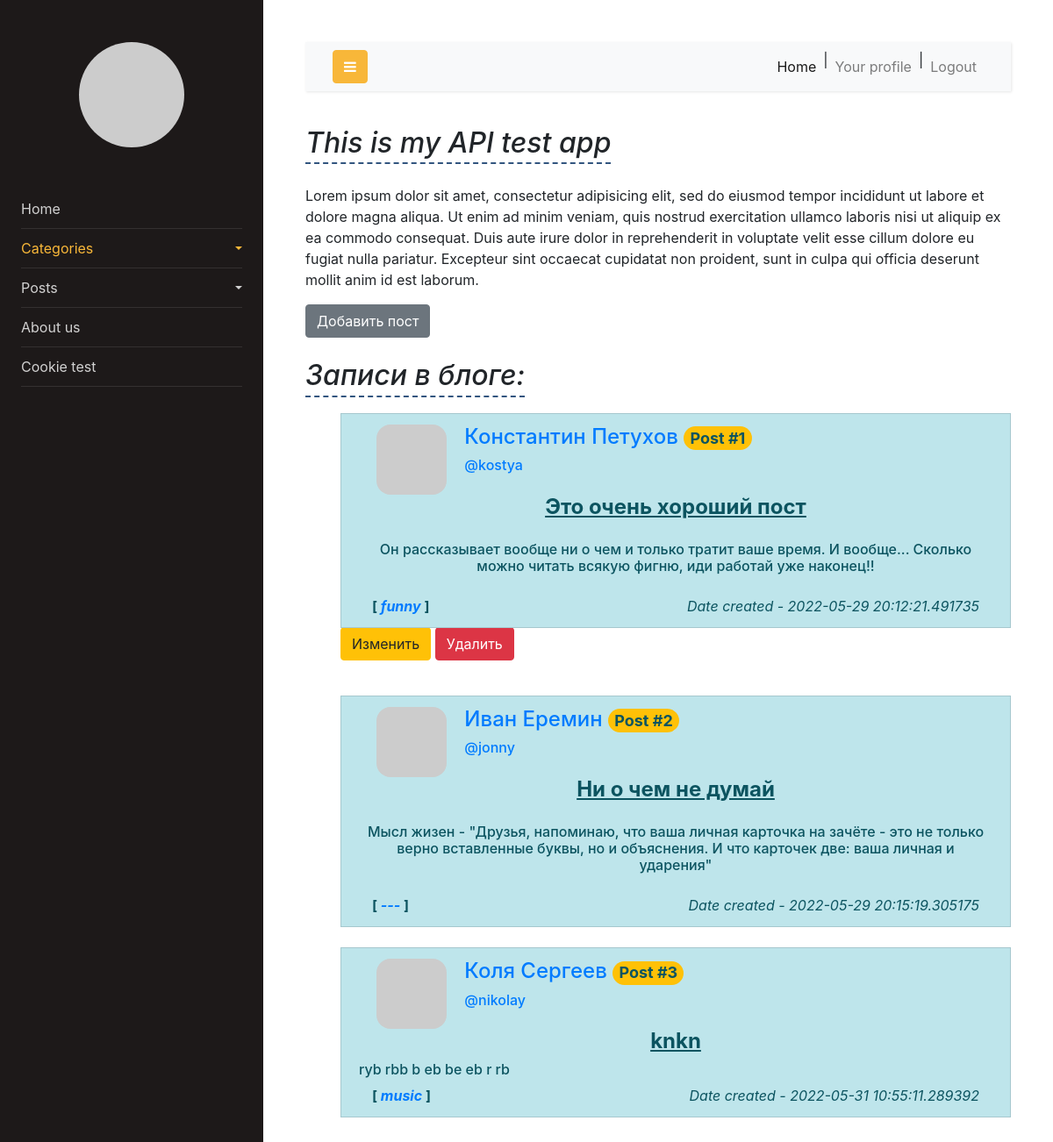
The page / (signed in) on the database its author committed.
### app/data/posts.py (models this page shows)
class Post(SqlAlchemyBase):
    __tablename__ = 'posts'
    id = sqlalchemy.Column(sqlalchemy.Integer,
                           primary_key=True, autoincrement=True)
    user_id = sqlalchemy.Column(sqlalchemy.Integer,
                                sqlalchemy.ForeignKey("users.id"))
    title = sqlalchemy.Column(sqlalchemy.String, nullable=False)
    is_private = sqlalchemy.Column(sqlalchemy.Boolean)
    created = sqlalchemy.Column(sqlalchemy.DateTime, default=datetime.now())
    category = sqlalchemy.Column(sqlalchemy.String, nullable=False, index=True)
    text = sqlalchemy.Column(sqlalchemy.String, nullable=True)
    author = orm.relation('User')

### app/data/user.py (models this page shows, shortened)
class User(SqlAlchemyBase, UserMixin):
    __tablename__ = 'users'
    id = sqlalchemy.Column(sqlalchemy.Integer, primary_key=True, autoincrement=True)
    username = sqlalchemy.Column(sqlalchemy.String, nullable=False, index=True)
    name = sqlalchemy.Column(sqlalchemy.String, nullable=False)
    surname = sqlalchemy.Column(sqlalchemy.String, nullable=False)
    email = sqlalchemy.Column(sqlalchemy.String, nullable=False, index=True)
    password = sqlalchemy.Column(sqlalchemy.String, nullable=False)
    created_date = sqlalchemy.Column(sqlalchemy.DateTime,
                                     default=datetime.datetime.now, autoincrement=True)
    posts = orm.relation('Post', back_populates='author')
    def avatar(self, size):
        return 'http://www.gravatar.com/avatar/' + md5(self.email.encode()).hexdigest() + '?d=identicon&s=' + str(size)

### main.py (the view)
@main_app.route('/')
def root():
    db_sess = db_session.create_session()
    posts = db_sess.query(Post).all()
    categories = []
    show_buttons = []
    for post in posts:
        categories.append(post.category)
        if current_user.is_authenticated and current_user == post.author:
            show_buttons.append(1)
        else:
            show_buttons.append(0)
    return render_template('main.html', he=current_user, posts=posts, show_buttons=show_buttons,
                           categories=categories)

### app/app_file.py (called while the page is built)
@main_app.login_manager.user_loader
def load_user(user_id):
    db_sess = db_session.create_session()
    return db_sess.query(User).filter(User.id == user_id).first()

### app/data/db_session.py (called while the page is built)
def create_session() -> Session:
    global __factory
    return __factory()

### app/templates/main.html
{% extends "index.html" %}
{% block content %}
<h2 class="mb-4">This is my API test app</h2>
<p>Lorem ipsum dolor sit amet, consectetur adipisicing elit, sed do eiusmod tempor incididunt ut labore et dolore magna aliqua. Ut enim ad minim veniam, quis nostrud exercitation ullamco laboris nisi ut aliquip ex ea commodo consequat. Duis aute irure dolor in reprehenderit in voluptate velit esse cillum dolore eu fugiat nulla pariatur. Excepteur sint occaecat cupidatat non proident, sunt in culpa qui officia deserunt mollit anim id est laborum.</p>
{% if he.is_authenticated %}
    <a href="/create_post" class="btn btn-secondary">Добавить пост</a>
{% endif %}
<br>
<br>
{% if posts %}
    <h2>Записи в блоге:</h2>
{% endif %}
<ul style="margin-top:10px;">
{% for post in posts %}
    {% include("post.html") %}
    {% if show_buttons[loop.index0] %}
        <div class="form-group">
            <a href="/posts/{{ post.id }}" class="btn btn-warning">
                Изменить
            </a>
            <a href="/delete_post/{{ post.id }}" class="btn btn-danger">
                Удалить
            </a>
        </div>
    {% endif %}
<br>
{% endfor %}
</ul>
{% endblock %}

### app/templates/post.html
<link rel="stylesheet" type="text/css" href="{{ url_for('static', filename='css/post.css') }}"/>
<li class="list-group-item list-group-item-info">
    <div class="comment-wrapper media" align="center">
        <div class="container">
            <div class="row">
                <div class="col-2" align="content">
                    <a href="/users/{{ post.author.id }}">
                        <img class="img" style="border-radius: 1em;" src="{{ post.author.avatar(60) }}">
                    </a>
                </div>
                <div class="col-8" align="left">
                    <div class="row field-group">
                        <span style="float:left">
                            <h4><a href="/users/{{ post.author.id }}">{{ post.author.name }} {{ post.author.surname }}               </a>
                                <span id='comment_id' style="align:right;" class="badge rounded-pill bg-warning">Post #{{ post.id }}</span></h4>
                        </span>
                    </div>
                    <div class="row">
                        <h6><a href="/users/{{ post.author.id }}">@{{ post.author.username }}</a></h6>
                    </div>
                </div>
            </div>
            <div class="row" style="margin: 0 auto; text-align:center; display:flex; justify-content:center;">
                <h4><b><u>{{ post.title }}</u></b></h4>
            </div>
            <div class="row ">
                <p><h6>{{ post.text }}
                </h6></p>
            </div>
            <div class="field-group">
                <span style="float:left">
                    <b>[ <a href="/a/{{ post.category }}"><em>{{ post.category }}</em></a> ]</b>
                </span>
                <span style="float:right">
                    <label class="date" ><em>Date created - {{ post.created }}</em></label>
                </span>
            </div>
        </div>
    </div>
</li>

### static/css/post.css (style rules this page uses)
h2 { font-style: italic; display:inline-block; color: #32557f; text-decoration: none; border-bottom: 2px dashed #32557f; padding-bottom: 3px; }
.media { text-align: center; margin: 0 auto; align-items: center; max-width: 100% }
a { color: #000; text-color: #000; text-decoration: none; background-color: transparent; }
.date { display: table-cell; }

### rows shown on the page
Post: author.name "Константин", author.surname "Петухов", id "1", author.username "kostya", title "Это очень хороший пост", text "Он рассказывает вообще ни о чем и только тратит ваше время. И вообще... Сколько можно читать всякую фигню, иди работай уже наконец!!", category "funny", created "2022-05-29 20:12:21.491735"
Post: author.name "Иван", author.surname "Еремин", id "2", author.username "jonny", title "Ни о чем не думай", text "Мысл жизен - \"Друзья, напоминаю, что ваша личная карточка на зачёте - это не только верно вставленные буквы, но и объяснения. И что карточек две: ваша личная и ударения\"", category "---", created "2022-05-29 20:15:19.305175"
Post: author.name "Коля", author.surname "Сергеев", id "3", author.username "nikolay", title "knkn", text "ryb rbb b eb be eb r rb", category "music", created "2022-05-31 10:55:11.289392"
